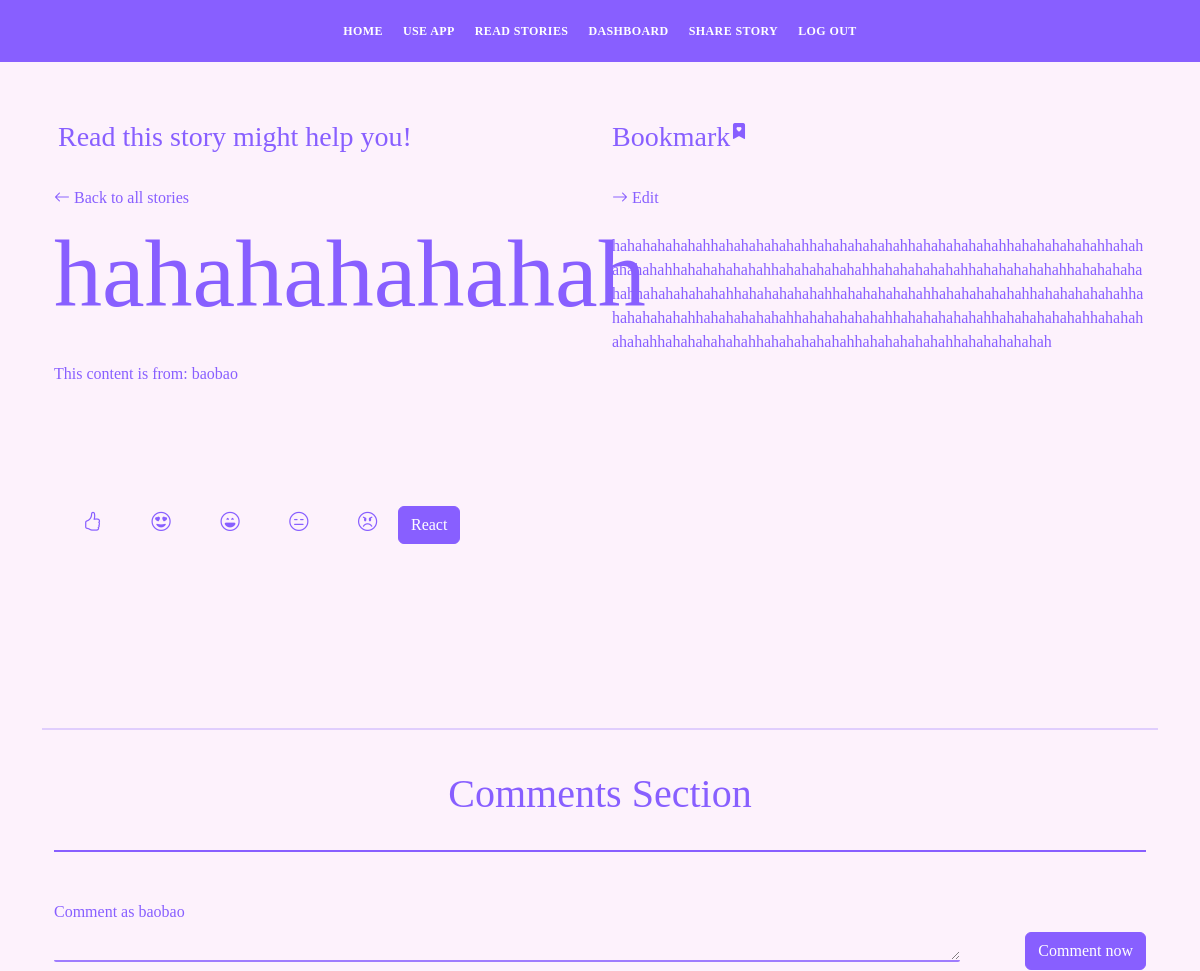
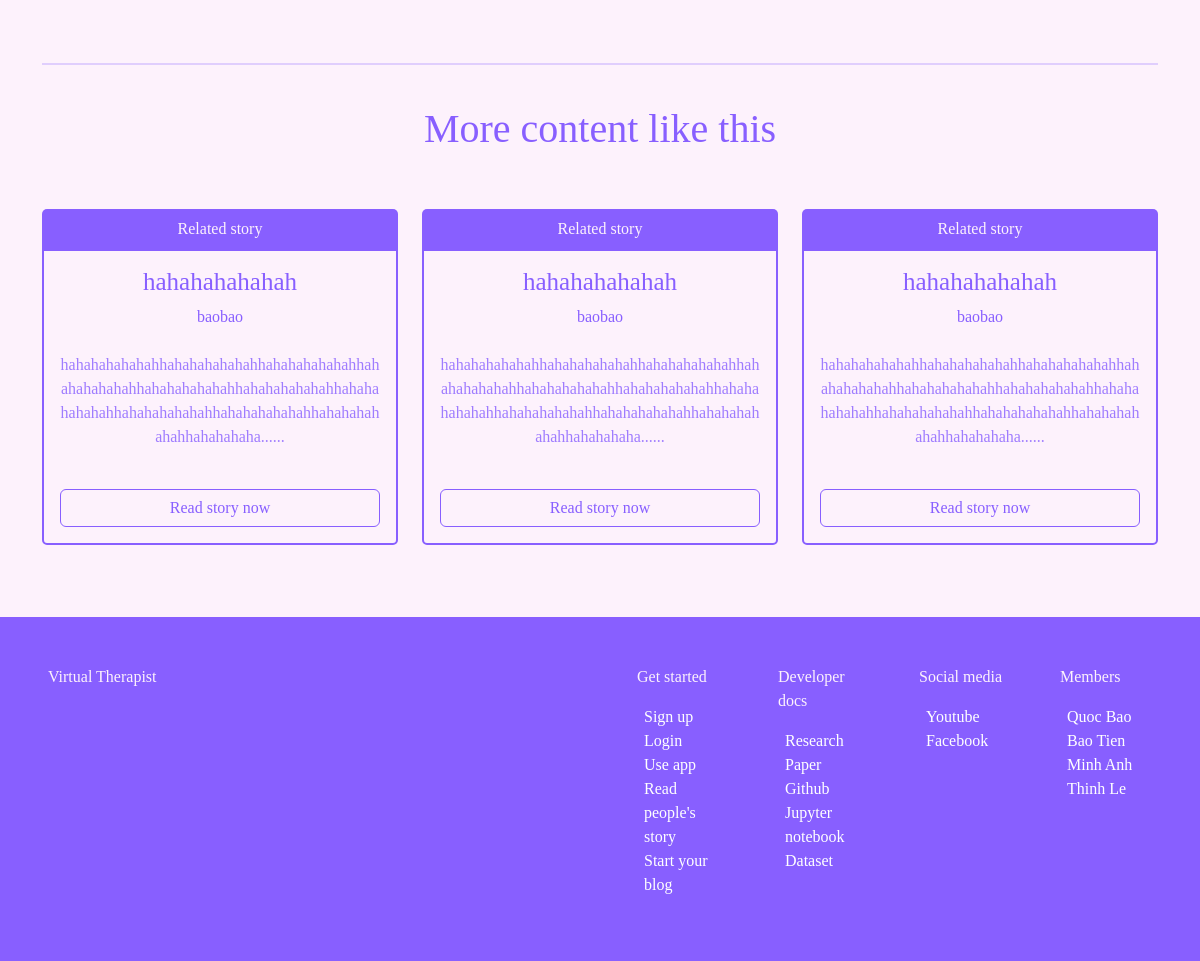
/blog/1 (signed in), run on an earlier commit of the app's database (2 pictures, top to bottom).
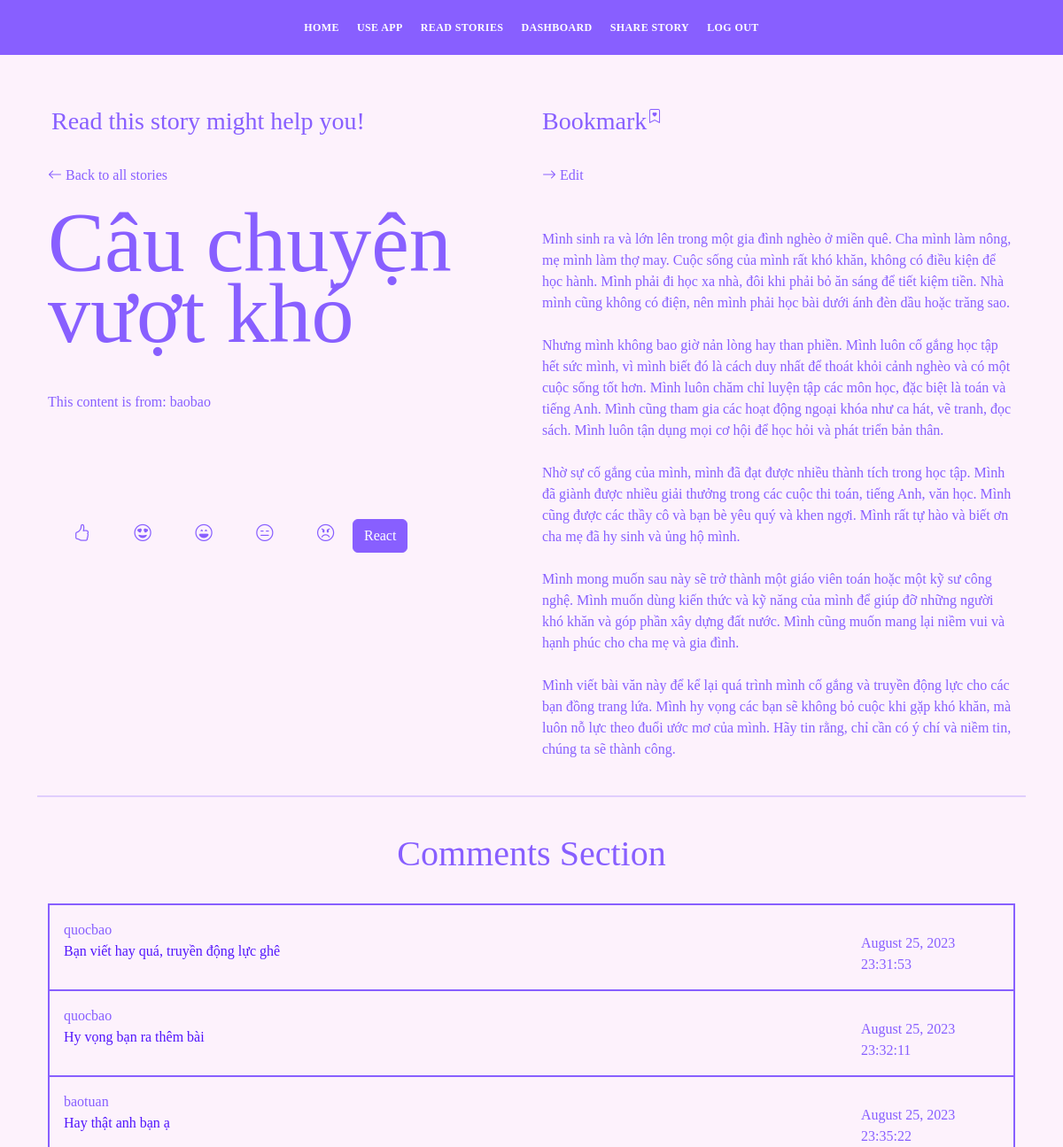
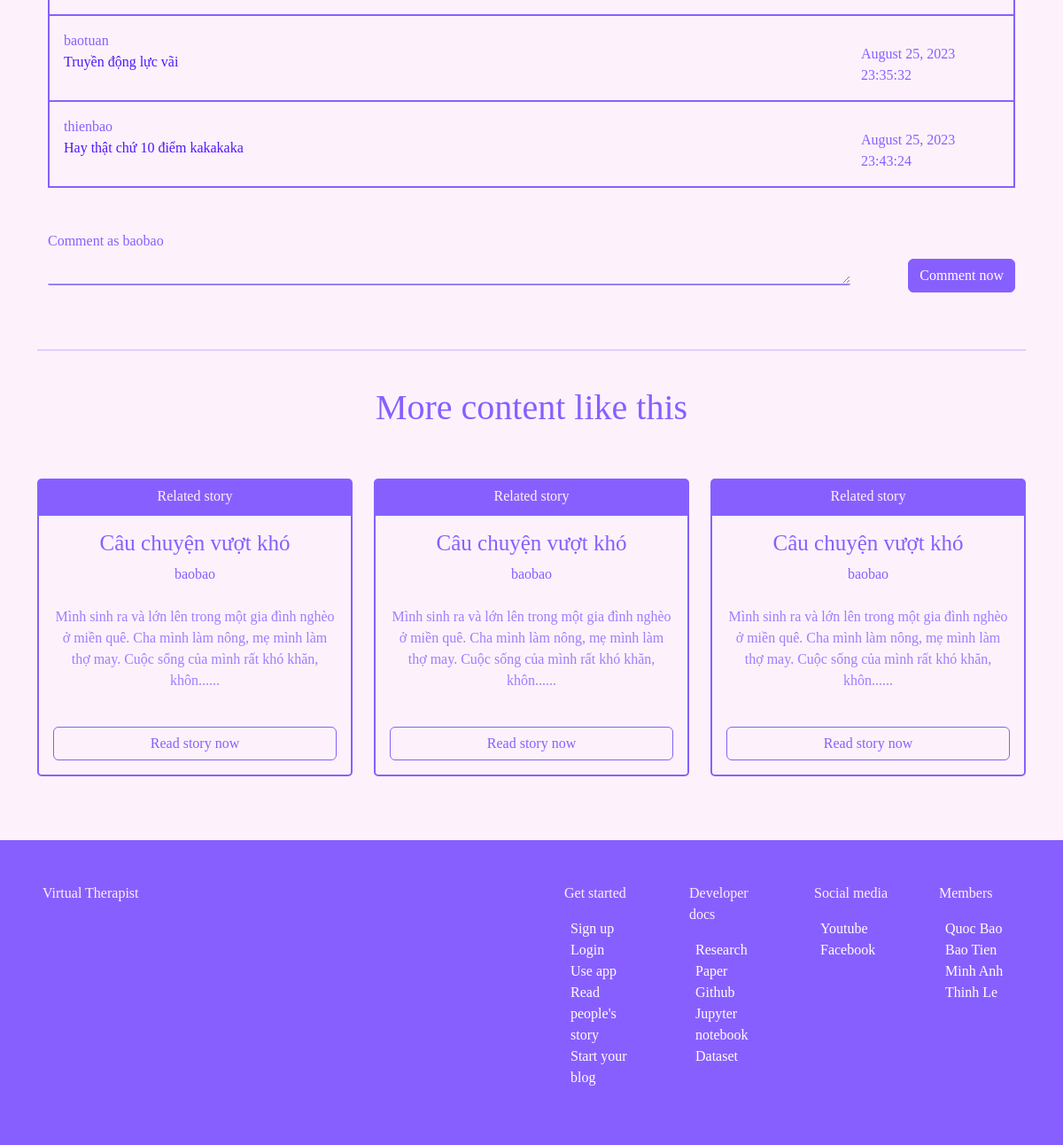
And on a later commit of the database (2 pictures, top to bottom).
### app.py (models this page shows, shortened)
class BookMarks(db.Model):
    id = db.Column(db.Integer, primary_key=True)
    bookmark_state = db.Column(db.String(255), nullable=False)
    date_posted = db.Column(db.DateTime, default=datetime.utcnow)
    bookmarker_id = db.Column(db.Integer, db.ForeignKey('users.id'))
    blog_id = db.Column(db.Integer, db.ForeignKey('blogs.id'))

class Blogs(db.Model):
    id = db.Column(db.Integer, primary_key=True)
    title = db.Column(db.String(255), nullable=False)
    content = db.Column(db.Text, nullable=False)
    date_posted = db.Column(db.DateTime, default=datetime.utcnow)
    blog_commented = db.relationship('Comments', backref='blog_commented')
    blog_reacted = db.relationship('Reactions', backref='blog_reacted')
    tags = db.relationship('Tags', backref='blog_tags')
    blog_bookmarked = db.relationship('BookMarks', backref='blog_bookmarked')
    blog_category = db.relationship('Categories', backref='blog_category')
    poster_id = db.Column(db.Integer, db.ForeignKey('users.id'))

class Users(db.Model, UserMixin):
    id = db.Column(db.Integer, primary_key=True)
    name = db.Column(db.String(200), nullable=False)
    email =  db.Column(db.String(120), nullable=False, unique=True)
    user_name = db.Column(db.String(120), nullable=False)
    password_hash = db.Column(db.String(200))
    posts = db.relationship('Blogs', backref='poster')
    comments = db.relationship('Comments', backref='commenter')
    reacts = db.relationship('Reactions', backref='reacter')
    bookmarks = db.relationship('BookMarks', backref='bookmarker')
    @property
    def password():
        raise AttributeError('password is not a readable attribute')
    date_added = db.Column(db.DateTime, default=datetime.utcnow)

class Comments(db.Model):
    id = db.Column(db.Integer, primary_key=True)
    comment_content = db.Column(db.Text, nullable=False)
    date_posted = db.Column(db.DateTime, default=datetime.utcnow)
    commenter_id = db.Column(db.Integer, db.ForeignKey('users.id'))
    blog_id = db.Column(db.Integer, db.ForeignKey('blogs.id'))

### app.py (the view, shortened to what this page needs)
@app.route("/blog/<int:id>", methods=["GET", "POST"])
def blog(id):
    blog = Blogs.query.get_or_404(id)
    commentForm = CommentForm()
    all_comments = Comments.query.order_by(Comments.date_posted)
    temp = None
    reactions = Reactions.query.order_by(Reactions.date_posted)
    for reaction in reactions:
        if reaction.reacter.id == current_user.id and reaction.blog_id == id:
            temp = reaction.reaction_type
    temp2 = None
    bookmarks =  BookMarks.query.order_by(BookMarks.date_posted)
    for bookmark in bookmarks:
        if bookmark.bookmarker.id == current_user.id and bookmark.blog_id == id:
            temp2 = bookmark.bookmark_state
    start_time = datetime.utcnow()
    start_time_str = start_time.strftime("%H:%M:%S")
    start_time_sec = convert_to_sec(start_time_str)
    return render_template('blog.html', blog=blog, start_time_sec=start_time_sec, datetime=datetime, commentForm=commentForm, all_comments=all_comments, reactions=reactions, bookmarks=bookmarks, temp=temp, temp2=temp2)

### templates/blog.html (shortened to what this page needs)
{% include 'navbar.html' %}
<div class="blog-theme bg-image text-purple">
    <div class="hero-content display-table">
        <div class="table-cell-2 opacity-1">
            <div class="container text-left">
                <div class="">
                    <div class="row">
                        <div class="col">
                            <h3 class="ms-3">Read this story might help you!</h3>
                        </div>
                        <div class="col">
                            <div class="row">
                                <div class="col-2">
                                    <h3>Bookmark</h3>
                                </div>
                                <div class="col-10">
                                    <form action="/bookmark" method="post">
                                        {% if temp2 == None %}
                                            <div class="form-check form-check-inline">
                                                <label class="form-check-label" for="true"><i class="bi bi-bookmark-heart" data-bs-toggle="modal" data-bs-target="#ConfirmBookmark"></i></label>
                                            </div>
                                        {% else %}
                                            {% for bookmark in bookmarks %}
                                                {% if bookmark.bookmarker.id == current_user.id and bookmark.blog_id == blog.id %}
                                                    <div class="form-check form-check-inline">
                                                        <label class="form-check-label" for="false"><i class="bi bi-bookmark-heart-fill" data-bs-toggle="modal" data-bs-target="#CancelBookMark"></i></label>
                                                    </div>
                                                {% endif %}
                                            {% endfor %}
                                        {% endif %}
                                    </form>
                                </div>
                            </div>
                        </div>
                    </div>
                    <br>
                    <div class="container">
                        <div class="row">
                            <div class="col-12">
                                <div class="row">
                                    <div class="col-6">
                                        <a href= "{{ url_for('time', start_time_sec=start_time_sec, id=blog.id)}}">
                                            <i class="bi bi-arrow-left"></i>
                                            Back to all stories
                                        </a>
                                    </div>
                                    {% if blog.poster.id == current_user.id %}
                                        <div class="col-6">
                                            <a href= "{{ url_for('edit_blog', id=blog.id) }}">
                                                <i class="bi bi-arrow-right"></i>
                                                Edit
                                            </a>
                                        </div>
                                    {% endif %}
                                </div>
                            </div>
                            <div class="col-6">
                                <div class="col blog-show-title mt-4 ">
                                    {{blog.title}}
                                </div>
                                <div class="col mt-5">
                                    This content is from: {{blog.poster.user_name}}
                                    <br><br><br><br><br><br>
                                    {% include 'reaction_section.html' %}
                                    <br><br><br><br><br><br>
                                </div>
                            </div>
                            <div class="col-6 text-break text-output ">
                                {{blog.content}}
                            </div>
                        </div>
                    </div>
                </div>
                <br><hr><br>
                {% include 'comment_section.html' %}
                <br><br><hr><br>
                <h1 class="text-center"> More content like this</h1>
                <div class="row mt-4 text-center">
                        <div class="col-4 mt-4">
                            <div class="card ">
                                <div class="card-header card-secondary-color">
                                    Related story
                                </div>
                                <div class="card-body card-primary-color">
                                    <h3 class="card-title-blog">{{blog.title[:29]}}</h3>
                                    <a href="{{url_for('other_user_blogs', id=blog.poster.id)}}"><p class="card-text">{{blog.poster.user_name}}</p></a>
                                    <p class="card-text opacity-8 mt-4">{{blog.content[:140]}}......</p>
                                    <br>
                                    <div class="d-grid gap-2">
                                        <a href="{{url_for('blog', id=blog.id)}}" class="btn btn-outline-primary">Read story now</a>
                                    </div>
                                </div>
                            </div>
                        </div>
                        <div class="col-4 mt-4">
                            <div class="card ">
                                <div class="card-header card-secondary-color">
                                    Related story
                                </div>
                                <div class="card-body card-primary-color">
                                    <h3 class="card-title-blog">{{blog.title[:29]}}</h3>
                                    <a href="{{url_for('other_user_blogs', id=blog.poster.id)}}"><p class="card-text">{{blog.poster.user_name}}</p></a>
                                    <p class="card-text opacity-8 mt-4">{{blog.content[:140]}}......</p>
                                    <br>
                                    <div class="d-grid gap-2">
                                        <a href="{{url_for('blog', id=blog.id)}}" class="btn btn-outline-primary">Read story now</a>
                                    </div>
                                </div>
                            </div>
                        </div>
                        <div class="col-4 mt-4">
                            <div class="card ">
                                <div class="card-header card-secondary-color">
                                    Related story
                                </div>
                                <div class="card-body card-primary-color">
                                    <h3 class="card-title-blog">{{blog.title[:29]}}</h3>
                                    <a href="{{url_for('other_user_blogs', id=blog.poster.id)}}"><p class="card-text">{{blog.poster.user_name}}</p></a>
                                    <p class="card-text opacity-8 mt-4">{{blog.content[:140]}}......</p>
                                    <br>
                                    <div class="d-grid gap-2">
                                        <a href="{{url_for('blog', id=blog.id)}}" class="btn btn-outline-primary">Read story now</a>
                                    </div>
                                </div>
                            </div>
                        </div>
                </div>
            </div>
        </div>
        <br><br><br>
    </div>
{% include 'footer.html' %}

### templates/comment_section.html (shortened to what this page needs)
<h1 class="text-center"> Comments Section</h1>
                <br>
                <div class="container" >
                    <div class="hr-3"></div>
                        {% for comment in all_comments  %}
                            {% if comment.blog_id == blog.id %}
                                <div class="container border-left border-right border-bottom-new p-3">
                                    <div class="row">
                                        <div class="col-10">
                                            <div >{{comment.commenter.user_name}}</div>
                                            <div class="text-purple-dark">{{comment.comment_content}}</div>
                                        </div>
                                        <div class="col-2">
                                            <time datetime="{{comment.date_posted.strftime('%Y-%m-%dT%H:%M:%S')}}" >
                                                <div style="margin-top: 15px">{{comment.date_posted.strftime('%B %d, %Y %H:%M:%S')}}</div>
                                            </time>
                                        </div>
                                    </div>
                                </div>
                            {% endif %}
                        {% endfor %}
                    </div>
                    <div class="container mt-4">
                        <form action="" method="POST">
                            <div class="text-left">
                                <div class="row">
                                    <div class="col">
                                        {{ commentForm.content.label(class = 'form-label mt-4') }} as {{current_user.user_name}}
                                    </div>
                                </div>
                                <div class="row">
                                    <div class="col-10">
                                        {{ commentForm.content(class = 'text-output text-area form-control-comment border-remove form-border-radius', rows="1")}}
                                    </div>
                                    <div class="col-2 text-right">
                                        {{ commentForm.submit(class = 'btn btn-primary') }}
                                    </div>
                                </div>
                        </form>
                    </div>
                </div>

What changed in the data, as far as the page shows it:
no longer on this page (row edited): BookMarks: bookmark_state "true" (drawn)
changed Blogs: title "hahahahahahah" → "Câu chuyện vượt khó"; content "hahahahahahahhahahahahahahhahahahahahahhahahahahahahhahahahahahahhahahahahahahhahahahahahahhahahahahahahhahahahahahahhahahahahahahhahahahahahahhahahahahahahhahahahahahahhahahahahahahhahahahahahahhahahahahahahhahahahahahahhahahahahahahhahahahahahahhahahahahahahhahahahahahahhahahahahahahhahahahahahahhahahahahahahhahahahahahahhahahahahahah" → "Mình sinh ra và lớn lên trong một gia đình nghèo ở miền quê. Cha mình làm nông, mẹ mình làm thợ may. Cuộc sống của mình rất khó khăn, không có điều kiện để học hành. Mình phải đi học xa nhà, đôi khi phải bỏ ăn sáng để tiết kiệm tiền. Nhà mình cũng không có điện, nên mình phải học bài dưới ánh đèn dầu hoặc trăng sao. Nhưng mình không bao giờ nản lòng hay than phiền. Mình luôn cố gắng học tập hết sức mình, vì mình biết đó là cách duy nhất để thoát khỏi cảnh nghèo và có một cuộc sống tốt hơn. Mình luôn chăm chỉ luyện tập các môn học, đặc biệt là toán và tiếng Anh. Mình cũng tham gia các hoạt động ngoại khóa như ca hát, vẽ tranh, đọc sách. Mình luôn tận dụng mọi cơ hội để học hỏi và phát triển…"; content "hahahahahahahhahahahahahahhahahahahahahhahahahahahahhahahahahahahhahahahahahahhahahahahahahhahahahahahahhahahahahahahhahahahahahahhahahahaha" → "Mình sinh ra và lớn lên trong một gia đình nghèo ở miền quê. Cha mình làm nông, mẹ mình làm thợ may. Cuộc sống của mình rất khó khăn, khôn"
added Comments: commenter.user_name "quocbao", comment_content "Bạn viết hay quá, truyền động lực ghê", date_posted "August 25, 2023 23:31:53"
added Comments: commenter.user_name "quocbao", comment_content "Hy vọng bạn ra thêm bài", date_posted "August 25, 2023 23:32:11"
added Comments: commenter.user_name "baotuan", comment_content "Hay thật anh bạn ạ", date_posted "August 25, 2023 23:35:22"
added Comments: commenter.user_name "baotuan", comment_content "Truyền động lực vãi", date_posted "August 25, 2023 23:35:32"
added Comments: commenter.user_name "thienbao", comment_content "Hay thật chứ 10 điểm kakakaka", date_posted "August 25, 2023 23:43:24"
